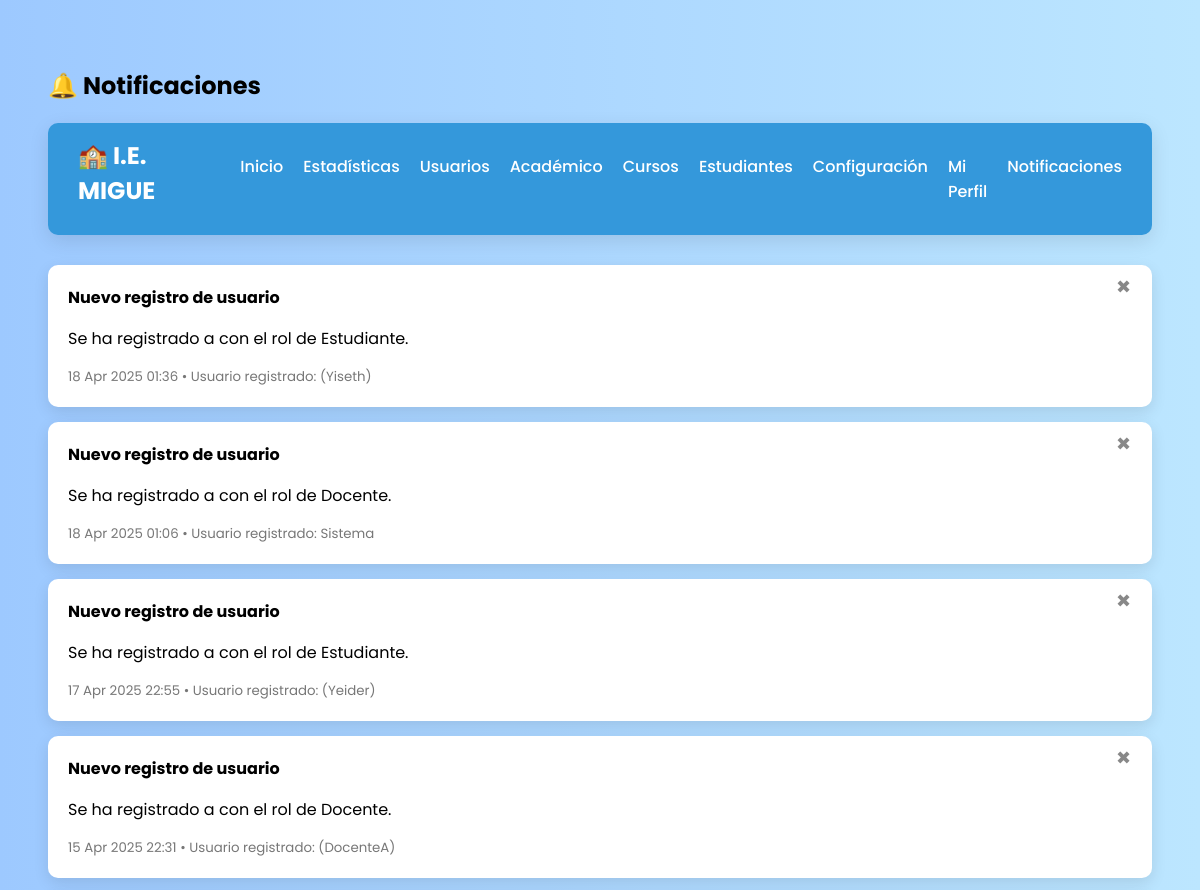
The app's page /notificaciones/ (upper part), older data.
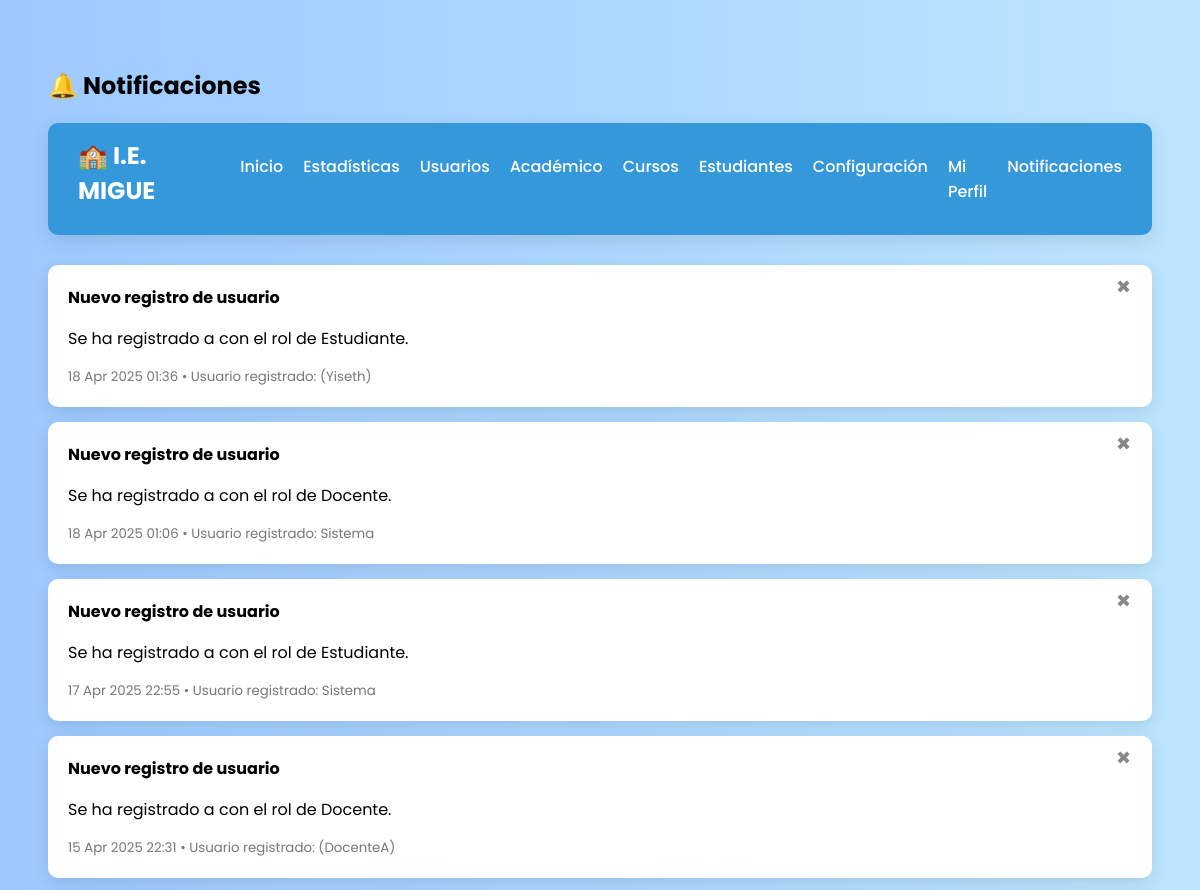
The same page, newer data.
### usuarios/models.py (models this page shows, shortened)
class Notificacion(models.Model):
    TIPO_CHOICES = [
        ('info', 'Información'),
        ('advertencia', 'Advertencia'),
        ('mensaje', 'Mensaje'),
    ]
    titulo = models.CharField(max_length=100)
    contenido = models.TextField()
    tipo = models.CharField(max_length=20, choices=TIPO_CHOICES, default='info')
    fecha = models.DateTimeField(auto_now_add=True)
    usuario = models.ForeignKey(User, on_delete=models.SET_NULL, null=True, blank=True, related_name='notificaciones_creadas')
    usuario_afectado = models.ForeignKey(User, on_delete=models.SET_NULL, null=True, blank=True, related_name='notificaciones_recibidas')
    eliminada = models.BooleanField(default=False)

### usuarios/views.py (the view)
# urls.py: path('notificaciones/', views.notificaciones, name='notificaciones'),
def notificaciones(request):
    lista = Notificacion.objects.filter(eliminada=False).order_by('-fecha')
    paginator = Paginator(lista, 10)
    page_number = request.GET.get('page')
    page_obj = paginator.get_page(page_number)
    restaurado = request.GET.get('restaurado')
    return render(request, 'usuarios/notificaciones.html', {
        'notificaciones': page_obj,
        'restaurado': restaurado
    })

### usuarios/templates/usuarios/notificaciones.html (shortened to what this page needs)
{% load static %}
<!DOCTYPE html>
<html lang="es">
<head>
</head>
<body>
<h2>🔔 Notificaciones</h2>
<nav class="navbar">
  <div class="logo">🏫 I.E. MIGUE</div>
  <ul class="nav-links">
    <li><a href="{% url 'panel_admin' %}">Inicio</a></li>
    <li><a href="{% url 'estadisticas' %}">Estadísticas</a></li>
    <li><a href="{% url 'lista_usuarios' %}">Usuarios</a></li>
    <li><a href="{% url 'gestion_academica' %}">Académico</a></li>
    <li><a href="{% url 'gestionar_cursos' %}">Cursos</a></li>
    <li><a href="{% url 'ver_estudiantes' %}">Estudiantes</a></li>
    <li><a href="{% url 'configuracion' %}">Configuración</a></li>
    <li><a href="{% url 'perfil_admin' %}">Mi Perfil</a></li>
    <li><a href="{% url 'notificaciones' %}">Notificaciones</a></li>
  </ul>
</nav>
{% for n in notificaciones %}
  <div class="notificacion"
    id="noti-{{ n.id }}"
    onclick="mostrarDesdeAtributos(this)"
    data-titulo="{{ n.titulo|escapejs }}"
    data-contenido="{{ n.contenido|escapejs }}"
    data-fecha="{{ n.fecha|date:'d/m/Y H:i' }}"
    data-usuario="{% if n.usuario_afectado %}{{ n.usuario_afectado.first_name|default_if_none:'' }} {{ n.usuario_afectado.last_name|default_if_none:'' }} ({{ n.usuario_afectado.username }}){% else %}Sistema{% endif %}"
    data-correo="{% if n.usuario_afectado and n.usuario_afectado.email %}{{ n.usuario_afectado.email|escapejs }}{% else %}-{% endif %}">
    <button onclick="event.stopPropagation(); eliminarNotificacion({{ n.id }}, '{{ n.titulo|escapejs }}')"
       title="Eliminar"
       style="position: absolute; top: 10px; right: 15px; background: none; border: none; font-size: 18px; color: #888; cursor: pointer;">✖</button>
    <strong>{{ n.titulo }}</strong>
    <p>{{ n.contenido }}</p>
    <small>{{ n.fecha|date:"d M Y H:i" }} • Usuario registrado:
      {% if n.usuario_afectado %}
        {{ n.usuario_afectado.first_name }} {{ n.usuario_afectado.last_name }} ({{ n.usuario_afectado.username }})
      {% else %}
        Sistema
      {% endif %}
    </small>
  </div>
{% empty %}
  <p>No hay notificaciones por el momento.</p>
{% endfor %}
</body>
</html>

Row changes from the older to the newer data that the page shows:
changed Notificacion "17 Apr 2025 22:55": usuario_afectado.username "Yeider" → (not shown); usuario_afectado_id "( )" → "Sistema"
